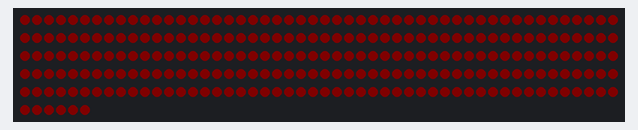
A program run on a simulated Raspberry Pi (BCM pin numbers). Parts: 256 RGB LEDs in strip order, left to right, continuing on the next row. Dim RGB values are drawn brighter than linear. At 6.1 s the program stops and its outputs stay as they are.

Above: at 0.1 s.
At 2.1 s:
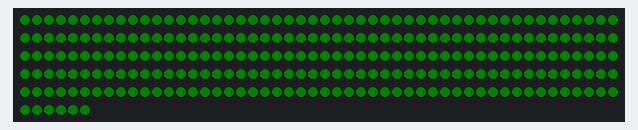
At 4.1 s:
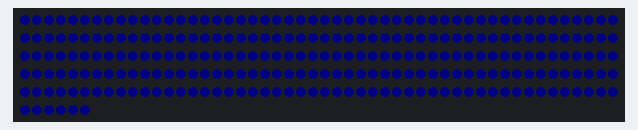

The program:

testleds.py
```python
from time import sleep
import board
import neopixel
pixels = neopixel.NeoPixel(board.D18, 256, auto_write=False)


for i in range (0,256):
  pixels[i]=(5,0,0)

pixels.show()
sleep(2)

for i in range (0,256):
  pixels[i]=(0,5,0)

pixels.show()
sleep(2)

for i in range (0,256):
  pixels[i]=(0,0,5)

pixels.show()
sleep(2)

for i in range (0,256):
  pixels[i]=(0,0,0)

pixels.show()
```

Measured:
- what the display in image 1 shows lasts 2.0 s, from 2.0 s to 4.0 s
